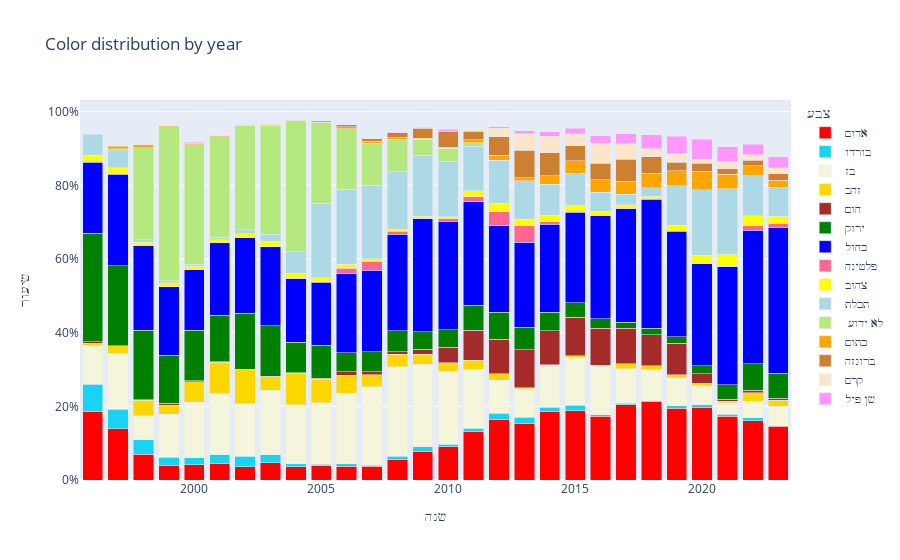

The notebook cell saved with this chart:
### Code cell
c=show_colors(df, 15, title="Color distribution by year", exclude=exclude)

### Figure 1 — Plotly figure (JSON) as saved in the notebook; plotly's stock layout.template omitted (floating-point values rounded to 4 significant figures)
{"data": [{"alignmentgroup": "True", "customdata": [["אדום", 58], ["אדום", 104], ["אדום", 135], ["אדום", 125], ["אדום", 170], ["אדום", 307], ["אדום", 273], ["אדום", 387], ["אדום", 426], ["אדום", 663], ["אדום", 870], ["אדום", 1092], ["אדום", 3449], ["אדום", 2295], ["אדום", 3411], ["אדום", 4663], ["אדום", 5277], ["אדום", 5168], ["אדום", 6539], ["אדום", 5949], ["אדום", 6066], ["אדום", 6658], ["אדום", 5356], ["אדום", 3900], ["אדום", 3210], ["אדום", 4018], ["אדום", 3698], ["אדום", 1276]], "hovertemplate": "צבע=%{customdata[0]}<br>שנה=%{x}<br>שיעור=%{y}<br>count=%{customdata[1]}<extra></extra>", "legendgroup": "אדום", "marker": {"color": "rgb(255, 0, 0)", "pattern": {"shape": ""}}, "name": "אדום", "offsetgroup": "אדום", "orientation": "v", "showlegend": true, "textposition": "auto", "type": "bar", "x": [1996, 1997, 1998, 1999, 2000, 2001, 2002, 2003, 2004, 2005, 2006, 2007, 2008, 2009, 2010, 2011, 2012, 2013, 2014, 2015, 2016, 2017, 2018, 2019, 2020, 2021, 2022, 2023], "xaxis": "x", "y": [0.1859, 0.1392, 0.07024, 0.04039, 0.04172, 0.04545, 0.03575, 0.0469, 0.03662, 0.03857, 0.03797, 0.0376, 0.05661, 0.07736, 0.09081, 0.1316, 0.1647, 0.1533, 0.1849, 0.1884, 0.1737, 0.2049, 0.2118, 0.1953, 0.1977, 0.1736, 0.161, 0.1458], "yaxis": "y"}, {"alignmentgroup": "True", "customdata": [["בורדו", 23], ["בורדו", 40], ["בורדו", 75], ["בורדו", 65], ["בורדו", 74], ["בורדו", 153], ["בורדו", 215], ["בורדו", 180], ["בורדו", 84], ["בורדו", 80], ["בורדו", 152], ["בורדו", 78], ["בורדו", 510], ["בורדו", 376], ["בורדו", 256], ["בורדו", 316], ["בורדו", 531], ["בורדו", 566], ["בורדו", 456], ["בורדו", 482], ["בורדו", 142], ["בורדו", 98], ["בורדו", 95], ["בורדו", 125], ["בורדו", 113], ["בורדו", 128], ["בורדו", 193], ["בורדו", 17]], "hovertemplate": "צבע=%{customdata[0]}<br>שנה=%{x}<br>שיעור=%{y}<br>count=%{customdata[1]}<extra></extra>", "legendgroup": "בורדו", "marker": {"color": "#19d3f3", "pattern": {"shape": ""}}, "name": "בורדו", "offsetgroup": "בורדו", "orientation": "v", "showlegend": true, "textposition": "auto", "type": "bar", "x": [1996, 1997, 1998, 1999, 2000, 2001, 2002, 2003, 2004, 2005, 2006, 2007, 2008, 2009, 2010, 2011, 2012, 2013, 2014, 2015, 2016, 2017, 2018, 2019, 2020, 2021, 2022, 2023], "xaxis": "x", "y": [0.07372, 0.05355, 0.03902, 0.021, 0.01816, 0.02265, 0.02815, 0.02182, 0.00722, 0.004654, 0.006635, 0.002686, 0.00837, 0.01267, 0.006815, 0.008919, 0.01658, 0.01679, 0.01289, 0.01526, 0.004065, 0.003016, 0.003757, 0.00626, 0.006959, 0.005531, 0.008404, 0.001943], "yaxis": "y"}, {"alignmentgroup": "True", "customdata": [["בז", 33], ["בז", 113], ["בז", 126], ["בז", 361], ["בז", 617], ["בז", 1121], ["בז", 1095], ["בז", 1444], ["בז", 1860], ["בז", 2863], ["בז", 4365], ["בז", 6167], ["בז", 14768], ["בז", 6647], ["בז", 7409], ["בז", 5671], ["בז", 2885], ["בז", 2602], ["בז", 4025], ["בז", 4104], ["בז", 4598], ["בז", 3056], ["בז", 2111], ["בז", 1523], ["בז", 823], ["בז", 719], ["בז", 1009], ["בז", 455]], "hovertemplate": "צבע=%{customdata[0]}<br>שנה=%{x}<br>שיעור=%{y}<br>count=%{customdata[1]}<extra></extra>", "legendgroup": "בז", "marker": {"color": "rgb(245, 245, 220)", "pattern": {"shape": ""}}, "name": "בז", "offsetgroup": "בז", "orientation": "v", "showlegend": true, "textposition": "auto", "type": "bar", "x": [1996, 1997, 1998, 1999, 2000, 2001, 2002, 2003, 2004, 2005, 2006, 2007, 2008, 2009, 2010, 2011, 2012, 2013, 2014, 2015, 2016, 2017, 2018, 2019, 2020, 2021, 2022, 2023], "xaxis": "x", "y": [0.1058, 0.1513, 0.06556, 0.1166, 0.1514, 0.166, 0.1434, 0.175, 0.1599, 0.1666, 0.1905, 0.2123, 0.2424, 0.2241, 0.1972, 0.1601, 0.09007, 0.07718, 0.1138, 0.1299, 0.1316, 0.09406, 0.08349, 0.07627, 0.05068, 0.03107, 0.04393, 0.05201], "yaxis": "y"}, {"alignmentgroup": "True", "customdata": [["זהב", 2], ["זהב", 15], ["זהב", 79], ["זהב", 79], ["זהב", 224], ["זהב", 577], ["זהב", 708], ["זהב", 302], ["זהב", 1000], ["זהב", 1098], ["זהב", 1135], ["זהב", 980], ["זהב", 2059], ["זהב", 811], ["זהב", 860], ["זהב", 870], ["זהב", 536], ["זהב", 98], ["זהב", 65], ["זהב", 123], ["זהב", 90], ["זהב", 426], ["זהב", 294], ["זהב", 160], ["זהב", 117], ["זהב", 83], ["זהב", 543], ["זהב", 152]], "hovertemplate": "צבע=%{customdata[0]}<br>שנה=%{x}<br>שיעור=%{y}<br>count=%{customdata[1]}<extra></extra>", "legendgroup": "זהב", "marker": {"color": "rgb(255, 215, 0)", "pattern": {"shape": ""}}, "name": "זהב", "offsetgroup": "זהב", "orientation": "v", "showlegend": true, "textposition": "auto", "type": "bar", "x": [1996, 1997, 1998, 1999, 2000, 2001, 2002, 2003, 2004, 2005, 2006, 2007, 2008, 2009, 2010, 2011, 2012, 2013, 2014, 2015, 2016, 2017, 2018, 2019, 2020, 2021, 2022, 2023], "xaxis": "x", "y": [0.00641, 0.02008, 0.0411, 0.02553, 0.05497, 0.08543, 0.09271, 0.0366, 0.08595, 0.06387, 0.04954, 0.03374, 0.03379, 0.02734, 0.0229, 0.02455, 0.01673, 0.002907, 0.001838, 0.003895, 0.002577, 0.01311, 0.01163, 0.008012, 0.007205, 0.003586, 0.02364, 0.01737], "yaxis": "y"}, {"alignmentgroup": "True", "customdata": [["חום", 1], ["חום", 5], ["חום", 15], ["חום", 12], ["חום", 9], ["חום", 10], ["חום", 9], ["חום", 20], ["חום", 45], ["חום", 203], ["חום", 226], ["חום", 443], ["חום", 387], ["חום", 1606], ["חום", 2888], ["חום", 3011], ["חום", 3495], ["חום", 3244], ["חום", 3280], ["חום", 3510], ["חום", 3157], ["חום", 2108], ["חום", 1701], ["חום", 430], ["חום", 138], ["חום", 149], ["חום", 40]], "hovertemplate": "צבע=%{customdata[0]}<br>שנה=%{x}<br>שיעור=%{y}<br>count=%{customdata[1]}<extra></extra>", "legendgroup": "חום", "marker": {"color": "rgb(165, 42, 42)", "pattern": {"shape": ""}}, "name": "חום", "offsetgroup": "חום", "orientation": "v", "showlegend": true, "textposition": "auto", "type": "bar", "x": [1996, 1998, 1999, 2000, 2001, 2002, 2003, 2004, 2005, 2006, 2007, 2008, 2009, 2010, 2011, 2012, 2013, 2014, 2015, 2016, 2017, 2018, 2019, 2020, 2021, 2022, 2023], "xaxis": "x", "y": [0.003205, 0.002601, 0.004847, 0.002945, 0.001333, 0.001309, 0.001091, 0.001719, 0.002618, 0.008861, 0.007781, 0.007271, 0.01305, 0.04276, 0.08151, 0.094, 0.1037, 0.09173, 0.1039, 0.1005, 0.09717, 0.08337, 0.08518, 0.02648, 0.005963, 0.006488, 0.004572], "yaxis": "y"}, {"alignmentgroup": "True", "customdata": [["ירוק", 92], ["ירוק", 163], ["ירוק", 362], ["ירוק", 404], ["ירוק", 558], ["ירוק", 853], ["ירוק", 1160], ["ירוק", 1131], ["ירוק", 965], ["ירוק", 1539], ["ירוק", 1200], ["ירוק", 1563], ["ירוק", 3469], ["ירוק", 1426], ["ירוק", 1791], ["ירוק", 2413], ["ירוק", 2350], ["ירוק", 2044], ["ירוק", 1765], ["ירוק", 1259], ["ירוק", 893], ["ירוק", 529], ["ירוק", 466], ["ירוק", 371], ["ירוק", 350], ["ירוק", 905], ["ירוק", 1646], ["ירוק", 599]], "hovertemplate": "צבע=%{customdata[0]}<br>שנה=%{x}<br>שיעור=%{y}<br>count=%{customdata[1]}<extra></extra>", "legendgroup": "ירוק", "marker": {"color": "rgb(0, 128, 0)", "pattern": {"shape": ""}}, "name": "ירוק", "offsetgroup": "ירוק", "orientation": "v", "showlegend": true, "textposition": "auto", "type": "bar", "x": [1996, 1997, 1998, 1999, 2000, 2001, 2002, 2003, 2004, 2005, 2006, 2007, 2008, 2009, 2010, 2011, 2012, 2013, 2014, 2015, 2016, 2017, 2018, 2019, 2020, 2021, 2022, 2023], "xaxis": "x", "y": [0.2949, 0.2182, 0.1883, 0.1305, 0.1369, 0.1263, 0.1519, 0.1371, 0.08295, 0.08953, 0.05238, 0.05381, 0.05693, 0.04807, 0.04768, 0.0681, 0.07337, 0.06063, 0.04991, 0.03986, 0.02557, 0.01628, 0.01843, 0.01858, 0.02155, 0.0391, 0.07167, 0.06846], "yaxis": "y"}, {"alignmentgroup": "True", "customdata": [["כחול", 60], ["כחול", 185], ["כחול", 442], ["כחול", 574], ["כחול", 672], ["כחול", 1327], ["כחול", 1566], ["כחול", 1778], ["כחול", 2015], ["כחול", 2953], ["כחול", 4894], ["כחול", 6417], ["כחול", 15940], ["כחול", 9093], ["כחול", 11064], ["כחול", 9952], ["כחול", 7530], ["כחול", 7800], ["כחול", 8460], ["כחול", 7756], ["כחול", 9755], ["כחול", 9995], ["כחול", 8850], ["כחול", 5704], ["כחול", 4499], ["כחול", 7405], ["כחול", 8322], ["כחול", 3461]], "hovertemplate": "צבע=%{customdata[0]}<br>שנה=%{x}<br>שיעור=%{y}<br>count=%{customdata[1]}<extra></extra>", "legendgroup": "כחול", "marker": {"color": "rgb(0, 0, 255)", "pattern": {"shape": ""}}, "name": "כחול", "offsetgroup": "כחול", "orientation": "v", "showlegend": true, "textposition": "auto", "type": "bar", "x": [1996, 1997, 1998, 1999, 2000, 2001, 2002, 2003, 2004, 2005, 2006, 2007, 2008, 2009, 2010, 2011, 2012, 2013, 2014, 2015, 2016, 2017, 2018, 2019, 2020, 2021, 2022, 2023], "xaxis": "x", "y": [0.1923, 0.2477, 0.23, 0.1855, 0.1649, 0.1965, 0.2051, 0.2155, 0.1732, 0.1718, 0.2136, 0.2209, 0.2616, 0.3065, 0.2946, 0.2809, 0.2351, 0.2314, 0.2392, 0.2456, 0.2793, 0.3076, 0.35, 0.2856, 0.277, 0.32, 0.3624, 0.3956], "yaxis": "y"}, {"alignmentgroup": "True", "customdata": [["פלטינה", 1], ["פלטינה", 1], ["פלטינה", 1], ["פלטינה", 3], ["פלטינה", 3], ["פלטינה", 2], ["פלטינה", 8], ["פלטינה", 7], ["פלטינה", 361], ["פלטינה", 710], ["פלטינה", 521], ["פלטינה", 67], ["פלטינה", 229], ["פלטינה", 464], ["פלטינה", 1217], ["פלטינה", 1490], ["פלטינה", 236], ["פלטינה", 82], ["פלטינה", 63], ["פלטינה", 60], ["פלטינה", 16], ["פלטינה", 4], ["פלטינה", 25], ["פלטינה", 290], ["פלטינה", 99]], "hovertemplate": "צבע=%{customdata[0]}<br>שנה=%{x}<br>שיעור=%{y}<br>count=%{customdata[1]}<extra></extra>", "legendgroup": "פלטינה", "marker": {"color": "#FF6692", "pattern": {"shape": ""}}, "name": "פלטינה", "offsetgroup": "פלטינה", "orientation": "v", "showlegend": true, "textposition": "auto", "type": "bar", "x": [1996, 1998, 1999, 2000, 2001, 2002, 2004, 2005, 2006, 2007, 2008, 2009, 2010, 2011, 2012, 2013, 2014, 2015, 2016, 2017, 2018, 2020, 2021, 2022, 2023], "xaxis": "x", "y": [0.003205, 0.0005203, 0.0003231, 0.0007362, 0.0004442, 0.0002619, 0.0006876, 0.0004072, 0.01576, 0.02445, 0.008551, 0.002259, 0.006097, 0.0131, 0.03799, 0.0442, 0.006674, 0.002596, 0.001804, 0.001847, 0.0006328, 0.0002463, 0.00108, 0.01263, 0.01132], "yaxis": "y"}, {"alignmentgroup": "True", "customdata": [["צהוב", 5], ["צהוב", 13], ["צהוב", 15], ["צהוב", 33], ["צהוב", 37], ["צהוב", 60], ["צהוב", 82], ["צהוב", 113], ["צהוב", 156], ["צהוב", 199], ["צהוב", 249], ["צהוב", 219], ["צהוב", 341], ["צהוב", 156], ["צהוב", 244], ["צהוב", 610], ["צהוב", 714], ["צהוב", 623], ["צהוב", 612], ["צהוב", 537], ["צהוב", 377], ["צהוב", 308], ["צהוב", 187], ["צהוב", 333], ["צהוב", 369], ["צהוב", 756], ["צהוב", 631], ["צהוב", 165]], "hovertemplate": "צבע=%{customdata[0]}<br>שנה=%{x}<br>שיעור=%{y}<br>count=%{customdata[1]}<extra></extra>", "legendgroup": "צהוב", "marker": {"color": "rgb(255, 255, 0)", "pattern": {"shape": ""}}, "name": "צהוב", "offsetgroup": "צהוב", "orientation": "v", "showlegend": true, "textposition": "auto", "type": "bar", "x": [1996, 1997, 1998, 1999, 2000, 2001, 2002, 2003, 2004, 2005, 2006, 2007, 2008, 2009, 2010, 2011, 2012, 2013, 2014, 2015, 2016, 2017, 2018, 2019, 2020, 2021, 2022, 2023], "xaxis": "x", "y": [0.01603, 0.0174, 0.007804, 0.01066, 0.00908, 0.008884, 0.01074, 0.0137, 0.01341, 0.01158, 0.01087, 0.00754, 0.005596, 0.005259, 0.006496, 0.01722, 0.02229, 0.01848, 0.01731, 0.017, 0.01079, 0.00948, 0.007396, 0.01668, 0.02272, 0.03267, 0.02748, 0.01886], "yaxis": "y"}, {"alignmentgroup": "True", "customdata": [["תכלת", 18], ["תכלת", 35], ["תכלת", 13], ["תכלת", 17], ["תכלת", 22], ["תכלת", 44], ["תכלת", 74], ["תכלת", 158], ["תכלת", 675], ["תכלת", 3468], ["תכלת", 4671], ["תכלת", 5779], ["תכלת", 9496], ["תכלת", 4916], ["תכלת", 5614], ["תכלת", 4283], ["תכלת", 3754], ["תכלת", 3518], ["תכלת", 2967], ["תכלת", 2706], ["תכלת", 1778], ["תכלת", 912], ["תכלת", 564], ["תכלת", 2125], ["תכלת", 2888], ["תכלת", 4115], ["תכלת", 2498], ["תכלת", 693]], "hovertemplate": "צבע=%{customdata[0]}<br>שנה=%{x}<br>שיעור=%{y}<br>count=%{customdata[1]}<extra></extra>", "legendgroup": "תכלת", "marker": {"color": "rgb(173, 216, 230)", "pattern": {"shape": ""}}, "name": "תכלת", "offsetgroup": "תכלת", "orientation": "v", "showlegend": true, "textposition": "auto", "type": "bar", "x": [1996, 1997, 1998, 1999, 2000, 2001, 2002, 2003, 2004, 2005, 2006, 2007, 2008, 2009, 2010, 2011, 2012, 2013, 2014, 2015, 2016, 2017, 2018, 2019, 2020, 2021, 2022, 2023], "xaxis": "x", "y": [0.05769, 0.04685, 0.006764, 0.005493, 0.005399, 0.006515, 0.00969, 0.01915, 0.05802, 0.2017, 0.2039, 0.199, 0.1558, 0.1657, 0.1495, 0.1209, 0.1172, 0.1043, 0.0839, 0.08568, 0.0509, 0.02807, 0.02231, 0.1064, 0.1778, 0.1778, 0.1088, 0.07921], "yaxis": "y"}, {"alignmentgroup": "True", "customdata": [[" לא ידוע", 4], [" לא ידוע", 480], [" לא ידוע", 1295], [" לא ידוע", 1320], [" לא ידוע", 1839], [" לא ידוע", 2173], [" לא ידוע", 2450], [" לא ידוע", 4160], [" לא ידוע", 3789], [" לא ידוע", 3740], [" לא ידוע", 3333], [" לא ידוע", 5358], [" לא ידוע", 1258], [" לא ידוע", 1345], [" לא ידוע", 303], [" לא ידוע", 4], [" לא ידוע", 5], [" לא ידוע", 6], [" לא ידוע", 3], [" לא ידוע", 3]], "hovertemplate": "צבע=%{customdata[0]}<br>שנה=%{x}<br>שיעור=%{y}<br>count=%{customdata[1]}<extra></extra>", "legendgroup": " לא ידוע", "marker": {"color": "#B6E880", "pattern": {"shape": ""}}, "name": " לא ידוע", "offsetgroup": " לא ידוע", "orientation": "v", "showlegend": true, "textposition": "auto", "type": "bar", "x": [1997, 1998, 1999, 2000, 2001, 2002, 2003, 2004, 2005, 2006, 2007, 2008, 2009, 2010, 2011, 2012, 2014, 2015, 2016, 2017], "xaxis": "x", "y": [0.005355, 0.2497, 0.4184, 0.3239, 0.2723, 0.2845, 0.2969, 0.3576, 0.2204, 0.1632, 0.1148, 0.08794, 0.04241, 0.03581, 0.008552, 0.0001249, 0.0001414, 0.00019, 8.589e-05, 9.234e-05], "yaxis": "y"}, {"alignmentgroup": "True", "customdata": [["כתום", 5], ["כתום", 16], ["כתום", 6], ["כתום", 14], ["כתום", 22], ["כתום", 17], ["כתום", 21], ["כתום", 27], ["כתום", 53], ["כתום", 132], ["כתום", 163], ["כתום", 258], ["כתום", 99], ["כתום", 110], ["כתום", 296], ["כתום", 455], ["כתום", 262], ["כתום", 850], ["כתום", 1086], ["כתום", 1208], ["כתום", 1168], ["כתום", 1023], ["כתום", 816], ["כתום", 820], ["כתום", 912], ["כתום", 622], ["כתום", 163]], "hovertemplate": "צבע=%{customdata[0]}<br>שנה=%{x}<br>שיעור=%{y}<br>count=%{customdata[1]}<extra></extra>", "legendgroup": "כתום", "marker": {"color": "rgb(255, 165, 0)", "pattern": {"shape": ""}}, "name": "כתום", "offsetgroup": "כתום", "orientation": "v", "showlegend": true, "textposition": "auto", "type": "bar", "x": [1997, 1998, 1999, 2000, 2001, 2002, 2003, 2004, 2005, 2006, 2007, 2008, 2009, 2010, 2011, 2012, 2013, 2014, 2015, 2016, 2017, 2018, 2019, 2020, 2021, 2022, 2023], "xaxis": "x", "y": [0.006693, 0.008325, 0.001939, 0.003436, 0.003257, 0.002226, 0.002545, 0.002321, 0.003083, 0.005762, 0.005612, 0.004234, 0.003337, 0.002928, 0.008354, 0.0142, 0.007771, 0.02404, 0.03439, 0.03458, 0.03595, 0.04046, 0.04086, 0.0505, 0.03941, 0.02708, 0.01863], "yaxis": "y"}, {"alignmentgroup": "True", "customdata": [["ברונזה", 1], ["ברונזה", 1], ["ברונזה", 3], ["ברונזה", 4], ["ברונזה", 11], ["ברונזה", 2], ["ברונזה", 10], ["ברונזה", 116], ["ברונזה", 200], ["ברונזה", 805], ["ברונזה", 818], ["ברונזה", 1567], ["ברונזה", 810], ["ברונזה", 1587], ["ברונזה", 2516], ["ברונזה", 2189], ["ברונזה", 1311], ["ברונזה", 1535], ["ברונזה", 1922], ["ברונזה", 1121], ["ברונזה", 463], ["ברונזה", 337], ["ברונזה", 340], ["ברונזה", 347], ["ברונזה", 156]], "hovertemplate": "צבע=%{customdata[0]}<br>שנה=%{x}<br>שיעור=%{y}<br>count=%{customdata[1]}<extra></extra>", "legendgroup": "ברונזה", "marker": {"color": "rgb(205, 127, 50)", "pattern": {"shape": ""}}, "name": "ברונזה", "offsetgroup": "ברונזה", "orientation": "v", "showlegend": true, "textposition": "auto", "type": "bar", "x": [1998, 2000, 2001, 2002, 2003, 2004, 2005, 2006, 2007, 2008, 2009, 2010, 2011, 2012, 2013, 2014, 2015, 2016, 2017, 2018, 2019, 2020, 2021, 2022, 2023], "xaxis": "x", "y": [0.0005203, 0.0002454, 0.0004442, 0.0005238, 0.001333, 0.0001719, 0.0005817, 0.005063, 0.006886, 0.01321, 0.02757, 0.04172, 0.02286, 0.04955, 0.07463, 0.0619, 0.04151, 0.04395, 0.05916, 0.04434, 0.02319, 0.02075, 0.01469, 0.01511, 0.01783], "yaxis": "y"}, {"alignmentgroup": "True", "customdata": [["קרם", 1], ["קרם", 7], ["קרם", 6], ["קרם", 2], ["קרם", 1], ["קרם", 4], ["קרם", 10], ["קרם", 37], ["קרם", 67], ["קרם", 25], ["קרם", 34], ["קרם", 133], ["קרם", 751], ["קרם", 1520], ["קרם", 1581], ["קרם", 1018], ["קרם", 1924], ["קרם", 1350], ["קרם", 534], ["קרם", 468], ["קרם", 193], ["קרם", 454], ["קרם", 321], ["קרם", 142]], "hovertemplate": "צבע=%{customdata[0]}<br>שנה=%{x}<br>שיעור=%{y}<br>count=%{customdata[1]}<extra></extra>", "legendgroup": "קרם", "marker": {"color": "rgb(252, 230, 201)", "pattern": {"shape": ""}}, "name": "קרם", "offsetgroup": "קרם", "orientation": "v", "showlegend": true, "textposition": "auto", "type": "bar", "x": [1998, 2000, 2001, 2002, 2003, 2004, 2006, 2007, 2008, 2009, 2010, 2011, 2012, 2013, 2014, 2015, 2016, 2017, 2018, 2019, 2020, 2021, 2022, 2023], "xaxis": "x", "y": [0.0005203, 0.001718, 0.0008884, 0.0002619, 0.0001212, 0.0003438, 0.0004365, 0.001274, 0.0011, 0.0008427, 0.0009052, 0.003754, 0.02345, 0.04509, 0.04471, 0.03223, 0.05508, 0.04155, 0.02112, 0.02344, 0.01188, 0.01962, 0.01398, 0.01623], "yaxis": "y"}, {"alignmentgroup": "True", "customdata": [["שן פיל", 1], ["שן פיל", 2], ["שן פיל", 10], ["שן פיל", 4], ["שן פיל", 1], ["שן פיל", 1], ["שן פיל", 1], ["שן פיל", 3], ["שן פיל", 4], ["שן פיל", 3], ["שן פיל", 5], ["שן פיל", 52], ["שן פיל", 232], ["שן פיל", 6], ["שן פיל", 128], ["שן פיל", 267], ["שן פיל", 421], ["שן פיל", 473], ["שן פיל", 721], ["שן פיל", 914], ["שן פיל", 975], ["שן פיל", 935], ["שן פיל", 861], ["שן פיל", 932], ["שן פיל", 676], ["שן פיל", 256]], "hovertemplate": "צבע=%{customdata[0]}<br>שנה=%{x}<br>שיעור=%{y}<br>count=%{customdata[1]}<extra></extra>", "legendgroup": "שן פיל", "marker": {"color": "#FF97FF", "pattern": {"shape": ""}}, "name": "שן פיל", "offsetgroup": "שן פיל", "orientation": "v", "showlegend": true, "textposition": "auto", "type": "bar", "x": [1998, 1999, 2000, 2001, 2002, 2003, 2004, 2005, 2006, 2007, 2008, 2009, 2010, 2011, 2012, 2013, 2014, 2015, 2016, 2017, 2018, 2019, 2020, 2021, 2022, 2023], "xaxis": "x", "y": [0.0005203, 0.0006462, 0.002454, 0.0005922, 0.0001309, 0.0001212, 8.595e-05, 0.0001745, 0.0001746, 0.0001033, 8.206e-05, 0.001753, 0.006176, 0.0001693, 0.003996, 0.00792, 0.01191, 0.01498, 0.02064, 0.02813, 0.03856, 0.04682, 0.05302, 0.04027, 0.02943, 0.02926], "yaxis": "y"}], "layout": {"barmode": "stack", "legend": {"title": {"text": "צבע"}, "tracegroupgap": 0}, "title": {"text": "Color distribution by year"}, "xaxis": {"anchor": "y", "domain": [0, 1], "title": {"text": "שנה"}}, "yaxis": {"anchor": "x", "domain": [0, 1], "tickformat": ".0%", "title": {"text": "שיעור"}}}}
